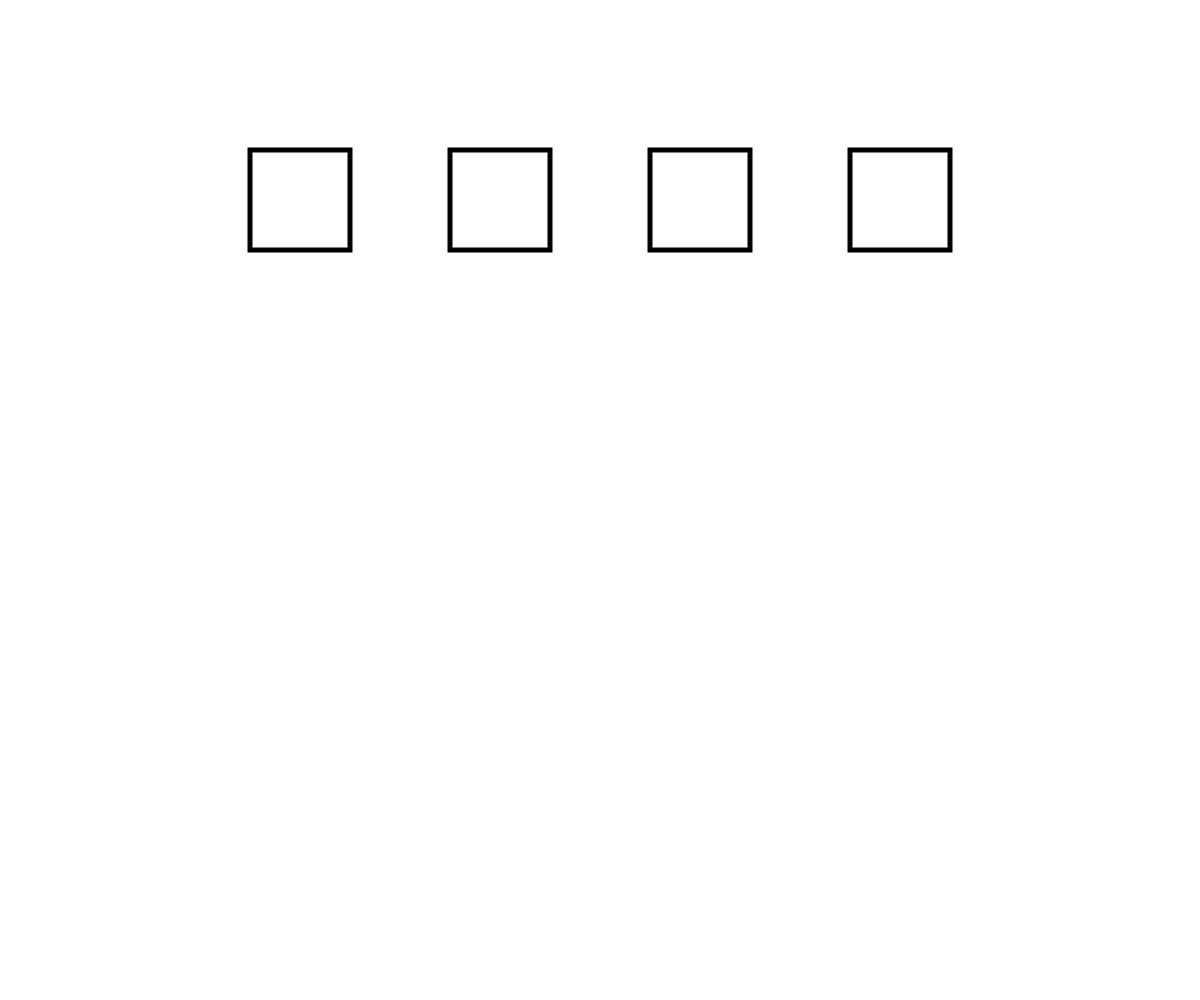
Frame 1 (no input)
Frame 60 (no input): identical to frame 1, image omitted
Frame 120 (the mouse pressed at the canvas centre since frame 60): identical to frame 1, image omitted

The p5.js sketch that drew this single still picture (run headless with seeded random() and noise() and a simulated clock; from frame 60 on, the mouse is pressed at the canvas centre):

// p5.js sketch
// ── sketch.js
var rectColour;
var rectColour2;
var rectColour3;
var rectColour4;
var overRect;
var overRect2;
var overRect3;
var overRect4;
 
function setup() {
  // set canvas size
  createCanvas(windowWidth, windowHeight);
  
  // default background color
  backgroundColor = color(255, 255, 255);
}
 
function draw() {
  background(backgroundColor);
    
 
  // check if mouse is inside the rectangle
  // mouseX >= x && mouseX <= x+width && mouseY >= y && mouseY <= y+height
  if (mouseX >= 250 && mouseX <= 250+100 && mouseY >= 150 && mouseY <= 150+100) {
    overRect = true;  
  } 
    else {
    overRect = false;
  }
  
    if (mouseX >= 450 && mouseX <= 450+100 && mouseY >= 150 && mouseY <= 150+100) {
    overRect2 = true;  
  } 
    else {
    overRect2 = false;
  }
    
    if (mouseX >= 650 && mouseX <= 650+100 && mouseY >= 150 && mouseY <= 150+100) {
    overRect3 = true;  
  } 
    else {
    overRect3 = false;
  }
    
     if (mouseX >= 850 && mouseX <= 850+100 && mouseY >= 150 && mouseY <= 150+100) {
    overRect4 = true;  
  } 
    else {
    overRect4 = false;
  }
    
  // draw a rectangle
    
  rectMode(CORNER);
  stroke(0);
  strokeWeight(5);
  rect(250, 150, 100, 100);
   
    
    // draw a rectangle
    
  rectMode(CORNER);
  stroke(0);
  strokeWeight(5);
  rect(450, 150, 100, 100);
   
    
    // draw a rectangle
    
  rectMode(CORNER);
  stroke(0);
  strokeWeight(5);
  rect(650, 150, 100, 100);
    
    
    
    // draw a rectangle
    
  rectMode(CORNER);
  stroke(0);
  strokeWeight(5);
  rect(850, 150, 100, 100);
    
  
}
 
function mouseMoved()
{
  if(overRect == true)
  {
    rectColour = fill(random(255), random(255), random(255));
  }
     
    if(overRect2 == true)
  {
    rectColour2 = fill(random(255), random(255), random(255));
  }
    
    if(overRect3 == true)
  {
    rectColour3 = fill(random(255), random(255), random(255));
  }
    
    if(overRect4 == true)
  {
    rectColour4 = fill(random(255), random(255), random(255));
  }
    
}
